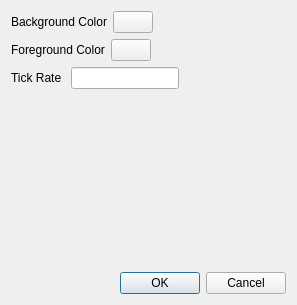
<?xml version="1.0" encoding="UTF-8"?>
<ui version="4.0">
 <class>ConfigDialog</class>
 <widget class="QDialog" name="ConfigDialog">
  <property name="geometry">
   <rect>
    <x>0</x>
    <y>0</y>
    <width>297</width>
    <height>305</height>
   </rect>
  </property>
  <property name="windowTitle">
   <string>Dialog</string>
  </property>
  <layout class="QVBoxLayout" name="verticalLayout">
   <item>
    <layout class="QHBoxLayout" name="bg">
     <item>
      <widget class="QLabel" name="bgColor">
       <property name="text">
        <string>Background Color</string>
       </property>
      </widget>
     </item>
     <item>
      <widget class="QPushButton" name="bgColorPB">
       <property name="text">
        <string/>
       </property>
      </widget>
     </item>
     <item>
      <spacer name="horizontalSpacer">
       <property name="orientation">
        <enum>Qt::Orientation::Horizontal</enum>
       </property>
       <property name="sizeHint" stdset="0">
        <size>
         <width>40</width>
         <height>20</height>
        </size>
       </property>
      </spacer>
     </item>
    </layout>
   </item>
   <item>
    <layout class="QHBoxLayout" name="fg">
     <item>
      <widget class="QLabel" name="fgColor">
       <property name="text">
        <string>Foreground Color</string>
       </property>
      </widget>
     </item>
     <item>
      <widget class="QPushButton" name="fgColorPB">
       <property name="text">
        <string/>
       </property>
      </widget>
     </item>
     <item>
      <spacer name="horizontalSpacer_2">
       <property name="orientation">
        <enum>Qt::Orientation::Horizontal</enum>
       </property>
       <property name="sizeHint" stdset="0">
        <size>
         <width>40</width>
         <height>20</height>
        </size>
       </property>
      </spacer>
     </item>
    </layout>
   </item>
   <item>
    <layout class="QHBoxLayout" name="tickRate">
     <item>
      <widget class="QLabel" name="tickRateLabel">
       <property name="text">
        <string>Tick Rate </string>
       </property>
      </widget>
     </item>
     <item>
      <widget class="QLineEdit" name="tickRateLE">
       <property name="clearButtonEnabled">
        <bool>false</bool>
       </property>
      </widget>
     </item>
     <item>
      <spacer name="horizontalSpacer_3">
       <property name="orientation">
        <enum>Qt::Orientation::Horizontal</enum>
       </property>
       <property name="sizeHint" stdset="0">
        <size>
         <width>40</width>
         <height>20</height>
        </size>
       </property>
      </spacer>
     </item>
    </layout>
   </item>
   <item>
    <spacer name="verticalSpacer">
     <property name="orientation">
      <enum>Qt::Orientation::Vertical</enum>
     </property>
     <property name="sizeHint" stdset="0">
      <size>
       <width>20</width>
       <height>40</height>
      </size>
     </property>
    </spacer>
   </item>
   <item>
    <widget class="QDialogButtonBox" name="buttonBox">
     <property name="orientation">
      <enum>Qt::Orientation::Horizontal</enum>
     </property>
     <property name="standardButtons">
      <set>QDialogButtonBox::StandardButton::Cancel|QDialogButtonBox::StandardButton::Ok</set>
     </property>
    </widget>
   </item>
  </layout>
 </widget>
 <resources/>
 <connections>
  <connection>
   <sender>buttonBox</sender>
   <signal>accepted()</signal>
   <receiver>ConfigDialog</receiver>
   <slot>accept()</slot>
   <hints>
    <hint type="sourcelabel">
     <x>248</x>
     <y>254</y>
    </hint>
    <hint type="destinationlabel">
     <x>157</x>
     <y>274</y>
    </hint>
   </hints>
  </connection>
  <connection>
   <sender>buttonBox</sender>
   <signal>rejected()</signal>
   <receiver>ConfigDialog</receiver>
   <slot>reject()</slot>
   <hints>
    <hint type="sourcelabel">
     <x>316</x>
     <y>260</y>
    </hint>
    <hint type="destinationlabel">
     <x>286</x>
     <y>274</y>
    </hint>
   </hints>
  </connection>
 </connections>
</ui>
